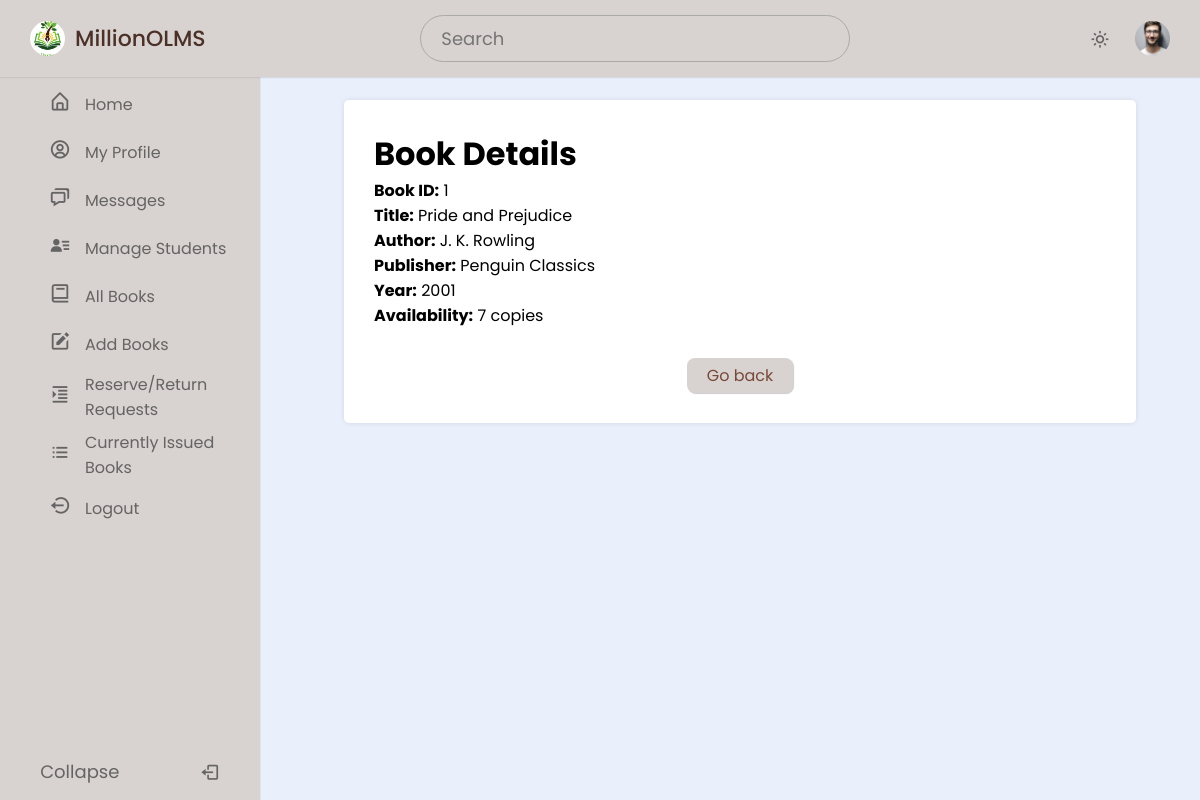
/admin/books_details.php?BookId=1 (signed in), run on an earlier commit of the app's database.
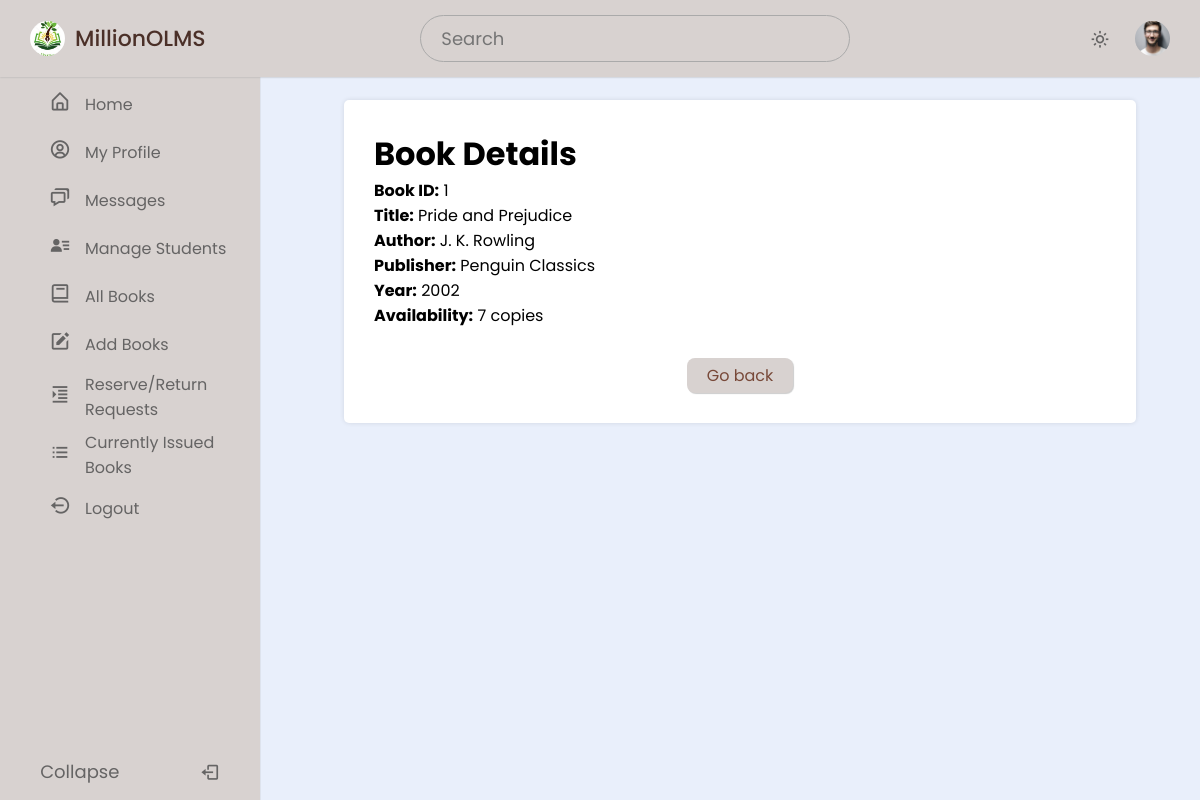
And on a later commit of the database.
### tables this page shows
CREATE TABLE `book` (
  `BookId` int NOT NULL,
  `Title` varchar(50) DEFAULT NULL,
  `Publisher` varchar(50) DEFAULT NULL,
  `Year` varchar(50) DEFAULT NULL,
  `Availability` int DEFAULT NULL
);

### admin/books_details.php (the view, shortened to what the changed rows need)
<?php
require('dbconn.php');
if (isset($_GET['BookId'])) {
    $bookId = $_GET['BookId'];
    $sql = "SELECT * FROM olms.book WHERE BookId = ?";
    $stmt = $conn->prepare($sql);
    $stmt->bind_param("i", $bookId);
    $stmt->execute();
    $result = $stmt->get_result();
    if ($result->num_rows > 0) {
        ?>
        <!DOCTYPE html>
        <html lang="en">
        <head>
            <link href="https://unpkg.com/boxicons@latest/css/boxicons.min.css" rel="stylesheet" />
            <link rel="stylesheet" href="style.css" />
        </head>
        <body>
            <main class="main-content">
                <div class="content">
                    <div class="book-details">
                        <h1>Book Details</h1>
                        <?php
                        $x = $_GET['BookId'];
                        $sql = "SELECT * FROM OLMS.book WHERE BookId = ?";
                        $stmt = $conn->prepare($sql);
                        $stmt->bind_param("i", $x);
                        $stmt->execute();
                        $result = $stmt->get_result();
                        if ($result->num_rows > 0) {
                            $row = $result->fetch_assoc();
                            $bookid = $row['BookId'];
                            $name = $row['Title'];
                            $publisher = $row['Publisher'];
                            $year = $row['Year'];
                            $avail = $row['Availability'];
                            echo "<p><strong>Book ID:</strong> $bookid</p>";
                            echo "<p><strong>Title:</strong> $name</p>";
                            $sql1 = "SELECT * FROM OLMS.author WHERE BookId = ?";
                            $stmt1 = $conn->prepare($sql1);
                            $stmt1->bind_param("i", $bookid);
                            $stmt1->execute();
                            $authorResult = $stmt1->get_result();
                            echo "<p><strong>Author:</strong> ";
                            $authors = [];
                            while ($authorRow = $authorResult->fetch_assoc()) {
                                $authors[] = $authorRow['Author'];
                            }
                            echo implode(", ", $authors) . "</p>";
                            echo "<p><strong>Publisher:</strong> $publisher</p>";
                            echo "<p><strong>Year:</strong> $year</p>";
                            echo "<p><strong>Availability:</strong> ";
                            echo $avail > 0 ? "$avail copies" : "Not Available";
                            echo "</p>";
                        } else {
                            echo "<p>Book details not found.</p>";
                        }
                        ?>
                        <div class="button-container">
                            <a href="admin_allBooks.php" class="btn-link">
                            </a>
                        </div>
                    </div>
                </div>
            </main>
        </body>
        </html>
<?php
    } else {
        echo "Book not found.";
    }
} else {
    echo "No BookId provided.";
}
?>

What changed in the data, as far as the page shows it:
changed book "Pride and Prejudice": Year "2001" → "2002"
